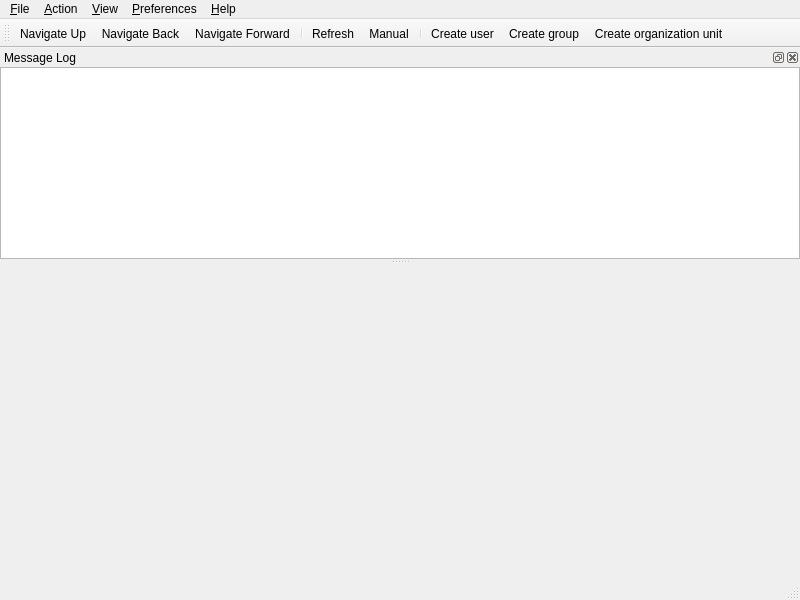
<?xml version="1.0" encoding="UTF-8"?>
<ui version="4.0">
 <class>MainWindow</class>
 <widget class="QMainWindow" name="MainWindow">
  <property name="geometry">
   <rect>
    <x>0</x>
    <y>0</y>
    <width>800</width>
    <height>600</height>
   </rect>
  </property>
  <property name="windowTitle">
   <string notr="true"/>
  </property>
  <widget class="ConsoleWidget" name="console"/>
  <widget class="QMenuBar" name="menubar">
   <property name="geometry">
    <rect>
     <x>0</x>
     <y>0</y>
     <width>800</width>
     <height>29</height>
    </rect>
   </property>
   <widget class="QMenu" name="menu_file">
    <property name="title">
     <string>&amp;File</string>
    </property>
    <addaction name="action_connection_options"/>
    <addaction name="action_edit_fsmo_roles"/>
    <addaction name="separator"/>
    <addaction name="action_quit"/>
    <addaction name="separator"/>
   </widget>
   <widget class="QMenu" name="menu_action">
    <property name="title">
     <string>&amp;Action</string>
    </property>
   </widget>
   <widget class="QMenu" name="menu_view">
    <property name="title">
     <string>&amp;View</string>
    </property>
    <widget class="QMenu" name="menu_theme">
     <property name="title">
      <string>&amp;Theme</string>
     </property>
    </widget>
    <addaction name="action_view_icons"/>
    <addaction name="action_view_list"/>
    <addaction name="action_view_detail"/>
    <addaction name="separator"/>
    <addaction name="action_toggle_message_log"/>
    <addaction name="action_toggle_toolbar"/>
    <addaction name="action_toggle_console_tree"/>
    <addaction name="action_toggle_description_bar"/>
    <addaction name="separator"/>
    <addaction name="action_customize_columns"/>
    <addaction name="action_filter_objects"/>
    <addaction name="menu_theme"/>
   </widget>
   <widget class="QMenu" name="menu_preferences">
    <property name="title">
     <string>&amp;Preferences</string>
    </property>
    <widget class="QMenu" name="menu_language">
     <property name="title">
      <string>&amp;Language</string>
     </property>
    </widget>
    <addaction name="action_advanced_features"/>
    <addaction name="action_confirm_actions"/>
    <addaction name="action_last_name_order"/>
    <addaction name="action_log_searches"/>
    <addaction name="action_timestamps"/>
    <addaction name="action_show_noncontainers"/>
    <addaction name="action_load_optional_values"/>
    <addaction name="action_show_middle_name"/>
    <addaction name="menu_language"/>
   </widget>
   <widget class="QMenu" name="menu_help">
    <property name="title">
     <string>&amp;Help</string>
    </property>
    <addaction name="action_manual"/>
    <addaction name="action_changelog"/>
    <addaction name="action_about"/>
   </widget>
   <addaction name="menu_file"/>
   <addaction name="menu_action"/>
   <addaction name="menu_view"/>
   <addaction name="menu_preferences"/>
   <addaction name="menu_help"/>
  </widget>
  <widget class="QStatusBar" name="statusbar">
   <property name="contextMenuPolicy">
    <enum>Qt::ActionsContextMenu</enum>
   </property>
  </widget>
  <widget class="QToolBar" name="toolbar">
   <property name="windowTitle">
    <string>Tool Bar</string>
   </property>
   <property name="iconSize">
    <size>
     <width>24</width>
     <height>24</height>
    </size>
   </property>
   <attribute name="toolBarArea">
    <enum>TopToolBarArea</enum>
   </attribute>
   <attribute name="toolBarBreak">
    <bool>false</bool>
   </attribute>
   <addaction name="action_navigate_up"/>
   <addaction name="action_navigate_back"/>
   <addaction name="action_navigate_forward"/>
   <addaction name="separator"/>
   <addaction name="action_refresh"/>
   <addaction name="action_manual"/>
   <addaction name="separator"/>
   <addaction name="action_create_user"/>
   <addaction name="action_create_group"/>
   <addaction name="action_create_ou"/>
  </widget>
  <widget class="QDockWidget" name="message_log">
   <property name="windowTitle">
    <string>Message Log</string>
   </property>
   <attribute name="dockWidgetArea">
    <number>4</number>
   </attribute>
   <widget class="QTextEdit" name="message_log_edit">
    <property name="readOnly">
     <bool>true</bool>
    </property>
   </widget>
  </widget>
  <action name="action_connection_options">
   <property name="text">
    <string>&amp;Connection Options</string>
   </property>
  </action>
  <action name="action_quit">
   <property name="text">
    <string>&amp;Quit</string>
   </property>
   <property name="shortcut">
    <string>Ctrl+Q</string>
   </property>
  </action>
  <action name="action_manual">
   <property name="icon">
    <iconset theme="help">
     <normaloff>.</normaloff>.</iconset>
   </property>
   <property name="text">
    <string>&amp;Manual</string>
   </property>
   <property name="toolTip">
    <string>Manual (Alt + 8)</string>
   </property>
   <property name="shortcut">
    <string>Alt+8</string>
   </property>
  </action>
  <action name="action_changelog">
   <property name="text">
    <string>&amp;Changelog</string>
   </property>
  </action>
  <action name="action_about">
   <property name="text">
    <string>&amp;About ADMC</string>
   </property>
  </action>
  <action name="action_view_icons">
   <property name="checkable">
    <bool>true</bool>
   </property>
   <property name="text">
    <string>&amp;Icons</string>
   </property>
  </action>
  <action name="action_view_list">
   <property name="checkable">
    <bool>true</bool>
   </property>
   <property name="text">
    <string>&amp;List</string>
   </property>
  </action>
  <action name="action_view_detail">
   <property name="checkable">
    <bool>true</bool>
   </property>
   <property name="text">
    <string>&amp;Detail</string>
   </property>
  </action>
  <action name="action_toggle_message_log">
   <property name="checkable">
    <bool>true</bool>
   </property>
   <property name="text">
    <string notr="true">Message Log (placeholder)</string>
   </property>
  </action>
  <action name="action_toggle_toolbar">
   <property name="checkable">
    <bool>true</bool>
   </property>
   <property name="text">
    <string notr="true">Toolbar (placeholder)</string>
   </property>
  </action>
  <action name="action_toggle_console_tree">
   <property name="checkable">
    <bool>true</bool>
   </property>
   <property name="text">
    <string>&amp;Console Tree</string>
   </property>
  </action>
  <action name="action_toggle_description_bar">
   <property name="checkable">
    <bool>true</bool>
   </property>
   <property name="text">
    <string>Description &amp;Bar</string>
   </property>
  </action>
  <action name="action_customize_columns">
   <property name="text">
    <string>C&amp;ustomize Columns...</string>
   </property>
  </action>
  <action name="action_filter_objects">
   <property name="text">
    <string>&amp;Filter Objects...</string>
   </property>
  </action>
  <action name="action_advanced_features">
   <property name="checkable">
    <bool>true</bool>
   </property>
   <property name="text">
    <string>&amp;Advanced Features</string>
   </property>
  </action>
  <action name="action_confirm_actions">
   <property name="checkable">
    <bool>true</bool>
   </property>
   <property name="text">
    <string>&amp;Confirm Actions</string>
   </property>
  </action>
  <action name="action_last_name_order">
   <property name="checkable">
    <bool>true</bool>
   </property>
   <property name="text">
    <string>&amp;Put Last Name Before First Name</string>
   </property>
  </action>
  <action name="action_log_searches">
   <property name="checkable">
    <bool>true</bool>
   </property>
   <property name="text">
    <string>&amp;Log Searches</string>
   </property>
  </action>
  <action name="action_timestamps">
   <property name="checkable">
    <bool>true</bool>
   </property>
   <property name="text">
    <string>&amp;Timestamps in Message Log</string>
   </property>
  </action>
  <action name="action_show_noncontainers">
   <property name="checkable">
    <bool>true</bool>
   </property>
   <property name="text">
    <string>&amp;Show Non-Container Objects in Console Tree</string>
   </property>
  </action>
  <action name="action_navigate_up">
   <property name="icon">
    <iconset theme="go-up">
     <normaloff>.</normaloff>.</iconset>
   </property>
   <property name="text">
    <string>Navigate Up</string>
   </property>
   <property name="shortcut">
    <string>Alt+0</string>
   </property>
  </action>
  <action name="action_navigate_back">
   <property name="icon">
    <iconset theme="go-previous">
     <normaloff>.</normaloff>.</iconset>
   </property>
   <property name="text">
    <string>Navigate Back</string>
   </property>
   <property name="toolTip">
    <string>Navigate Back (Alt + -)</string>
   </property>
   <property name="shortcut">
    <string>Alt+-</string>
   </property>
  </action>
  <action name="action_navigate_forward">
   <property name="icon">
    <iconset theme="go-next">
     <normaloff>.</normaloff>.</iconset>
   </property>
   <property name="text">
    <string>Navigate Forward</string>
   </property>
   <property name="toolTip">
    <string>Navigate Forward (Alt + =)</string>
   </property>
   <property name="shortcut">
    <string>Alt+=</string>
   </property>
  </action>
  <action name="action_refresh">
   <property name="icon">
    <iconset theme="view-refresh">
     <normaloff>.</normaloff>.</iconset>
   </property>
   <property name="text">
    <string>Refresh</string>
   </property>
   <property name="toolTip">
    <string>Refresh (Alt + 9)</string>
   </property>
   <property name="shortcut">
    <string>Alt+9</string>
   </property>
  </action>
  <action name="action_show_login">
   <property name="checkable">
    <bool>true</bool>
   </property>
   <property name="text">
    <string>Show Login</string>
   </property>
  </action>
  <action name="action_edit_fsmo_roles">
   <property name="text">
    <string>&amp;Operations Masters</string>
   </property>
  </action>
  <action name="action_create_user">
   <property name="icon">
    <iconset theme="avatar-default">
     <normaloff>.</normaloff>.</iconset>
   </property>
   <property name="text">
    <string>Create user</string>
   </property>
   <property name="toolTip">
    <string>Create user (Alt + 7)</string>
   </property>
   <property name="shortcut">
    <string>Alt+7</string>
   </property>
  </action>
  <action name="action_create_group">
   <property name="icon">
    <iconset theme="system-users">
     <normaloff>.</normaloff>.</iconset>
   </property>
   <property name="text">
    <string>Create group</string>
   </property>
   <property name="toolTip">
    <string>Create group (Alt  + 6)</string>
   </property>
   <property name="shortcut">
    <string>Alt+6</string>
   </property>
  </action>
  <action name="action_create_ou">
   <property name="icon">
    <iconset theme="folder-documents">
     <normaloff>.</normaloff>.</iconset>
   </property>
   <property name="text">
    <string>Create organization unit</string>
   </property>
   <property name="toolTip">
    <string>Create organization unit (Alt + 5)</string>
   </property>
   <property name="shortcut">
    <string>Alt+5</string>
   </property>
  </action>
  <action name="action_load_optional_values">
   <property name="checkable">
    <bool>true</bool>
   </property>
   <property name="text">
    <string>Load optional attribute values</string>
   </property>
  </action>
  <action name="action_show_middle_name">
   <property name="checkable">
    <bool>true</bool>
   </property>
   <property name="text">
    <string>Show middle name when creating</string>
   </property>
  </action>
  <action name="action_change_user">
   <property name="checkable">
    <bool>false</bool>
   </property>
   <property name="text">
    <string>Change user</string>
   </property>
  </action>
 </widget>
 <customwidgets>
  <customwidget>
   <class>ConsoleWidget</class>
   <extends>QWidget</extends>
   <header>console_widget/console_widget.h</header>
   <container>1</container>
  </customwidget>
 </customwidgets>
 <resources/>
 <connections/>
</ui>
